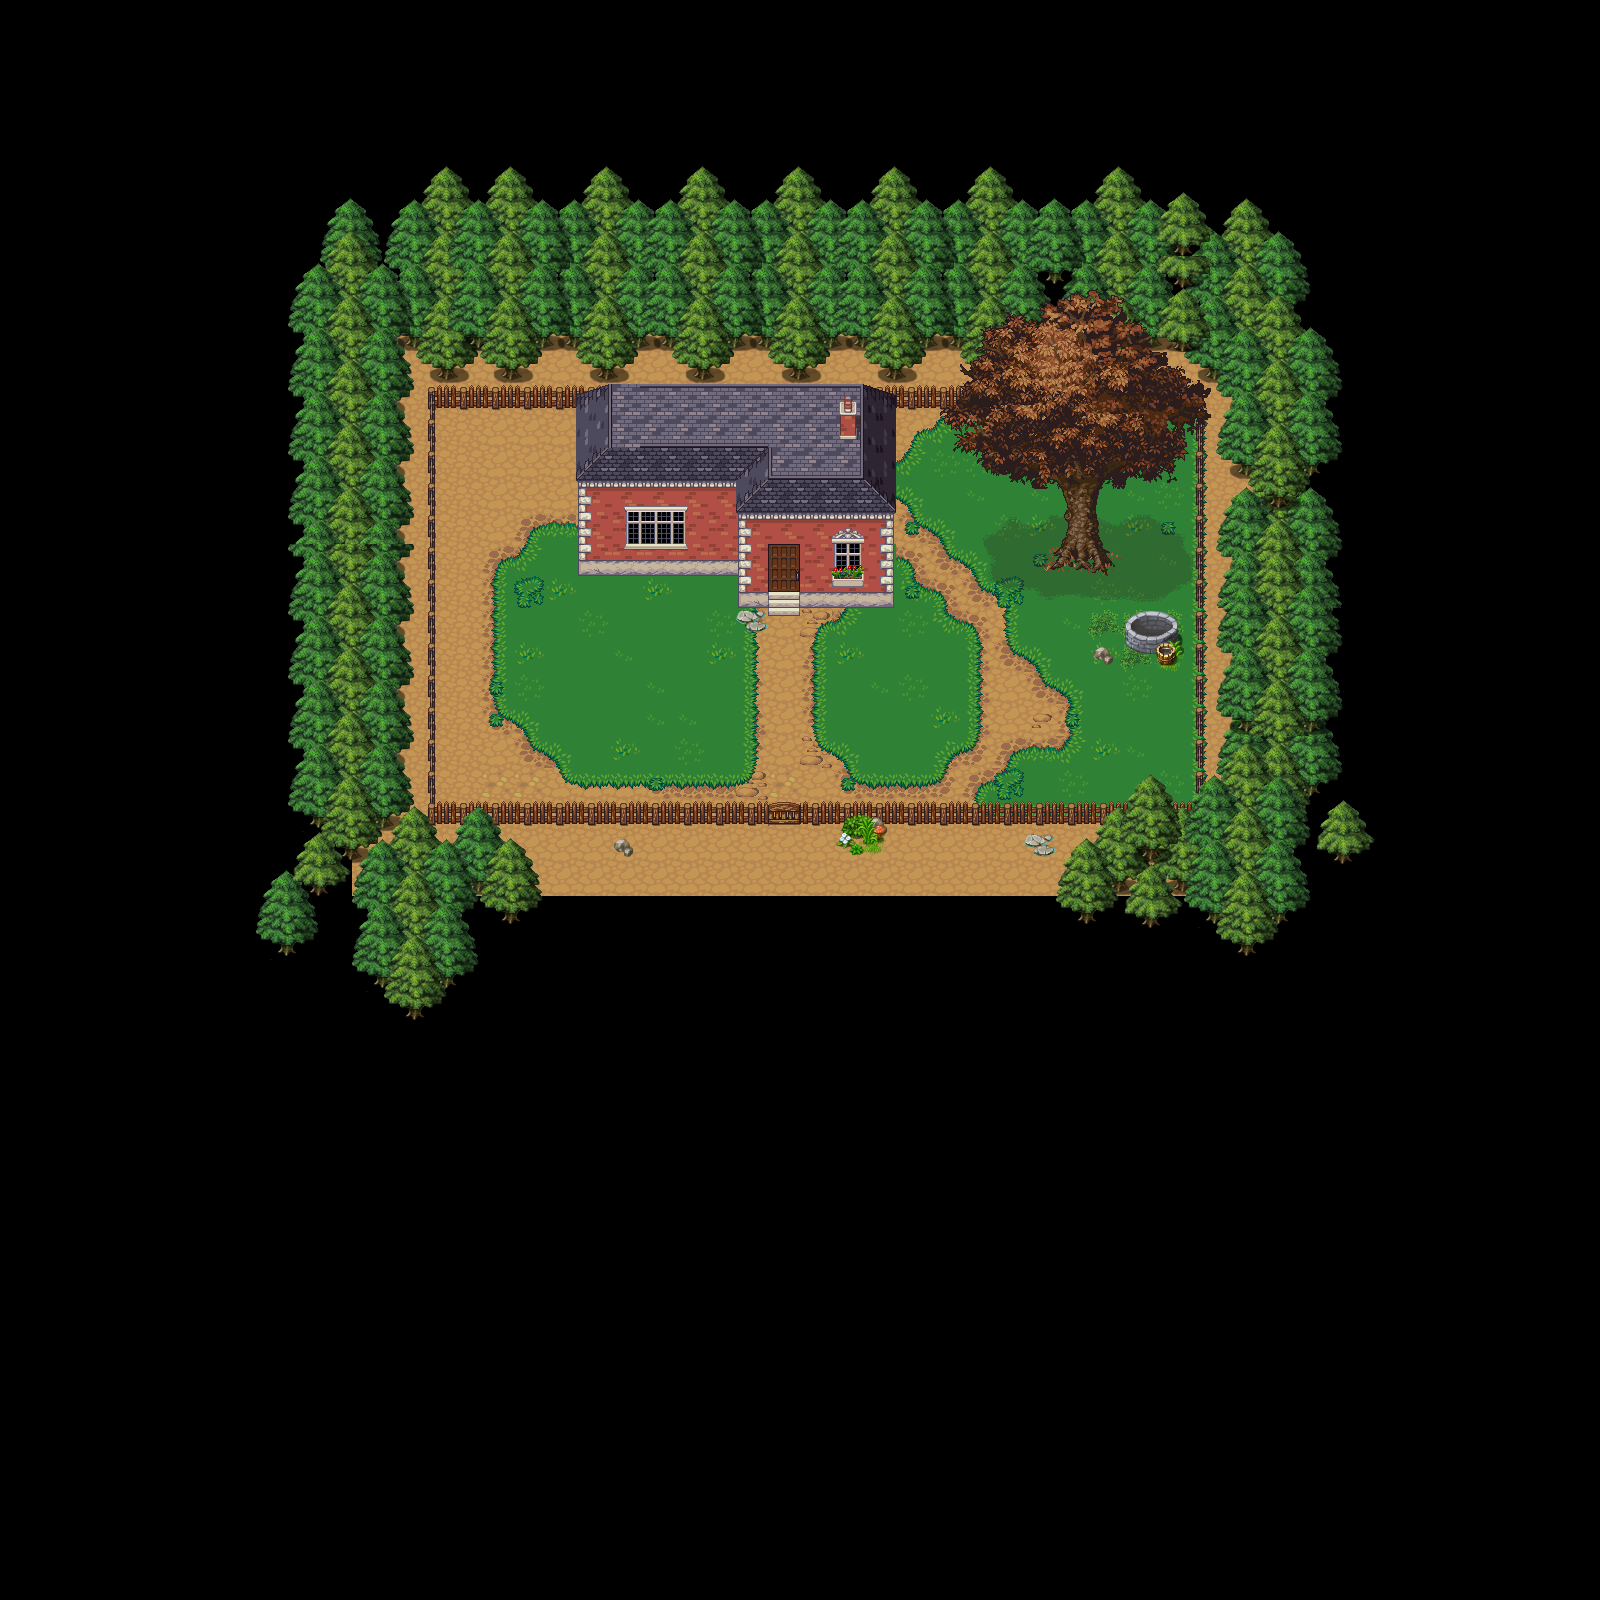

This game map was drawn from its Tiled (.tmx) file and the tilesets committed beside it. A one-line description and the trimmed map source follow:
An orthogonal 50x50 tile map with 32x32 px tiles, 9 tile layers (Ground, GroundTop, Grass, GrassTop, ...), 8 tilesets and 15 objects (Enter).

<map version="1.2" tiledversion="1.2.2" orientation="orthogonal" renderorder="left-down" width="50" height="50" tilewidth="32" tileheight="32" infinite="0" nextlayerid="14" nextobjectid="30">
 <tileset firstgid="1" source="house external.tsx" />
 <tileset firstgid="64" source="dirt.tsx" />
 <tileset firstgid="82" source="grass.tsx" />
 <tileset firstgid="100" source="TreesGreen.tsx" />
 <tileset firstgid="1124" source="TreesDead.tsx" />
 <tileset firstgid="2148" source="windows.tsx" />
 <tileset firstgid="2404" source="../fence_alt.tsx" />
 <tileset firstgid="2422" source="../trees1.tsx" />
 <layer id="2" name="Ground" width="50" height="50">
  <data>[2500 cells, 476 non-empty, 5 distinct tile ids]</data>
 </layer>
 <layer id="9" name="GroundTop" width="50" height="50">
  <data>[2500 cells, 61 non-empty, 14 distinct tile ids]</data>
 </layer>
 <layer id="6" name="Grass" width="50" height="50">
  <data>[2500 cells, 198 non-empty, 16 distinct tile ids]</data>
 </layer>
 <layer id="7" name="GrassTop" width="50" height="50">
  <data>[2500 cells, 129 non-empty, 8 distinct tile ids]</data>
 </layer>
 <layer id="1" name="Walls" width="50" height="50">
  <data>[2500 cells, 30 non-empty, 9 distinct tile ids]</data>
 </layer>
 <layer id="10" name="Bound" width="50" height="50">
  <data>[2500 cells, 74 non-empty, 8 distinct tile ids]</data>
 </layer>
 <layer id="3" name="Roof" width="50" height="50">
  <data>[2500 cells, 35 non-empty, 16 distinct tile ids]</data>
 </layer>
 <layer id="5" name="Tile Layer 5" width="50" height="50">
  <data>[2500 cells, 313 non-empty, 56 distinct tile ids]</data>
 </layer>
 <objectgroup id="12" name="Object Layer 1" offsetx="-15.5" offsety="123">
  <object id="1" x="315.5" y="65" width="138" height="720" />
  <object id="2" x="452.5" y="684" width="938" height="119" />
  <object id="3" x="1205.5" y="73" width="153" height="620" />
  <object id="4" x="455.5" y="68" width="747" height="217" />
  <object id="8" x="1111.5" y="526" width="18" height="15">
   <ellipse />
  </object>
  <object id="21" x="589.5" y="286" width="164" height="167" />
  <object id="22" x="754.5" y="285" width="28" height="198" />
  <object id="23" x="783.5" y="284" width="32" height="135" />
  <object id="24" x="815.5" y="284" width="92" height="199" />
  <object id="25" x="752.5" y="486" width="28" height="24">
   <ellipse />
  </object>
  <object id="26" x="1139.5" y="503" width="55" height="25" />
  <object id="27" x="1174.5" y="526" width="17" height="17" />
  <object id="28" x="1142.5" y="488" width="51" height="11" />
  <object id="29" x="1063.5" y="423" width="70" height="31">
   <ellipse />
  </object>
 </objectgroup>
 <layer id="4" name="Object" width="50" height="50">
  <data>[2500 cells, 385 non-empty, 145 distinct tile ids]</data>
 </layer>
 <objectgroup id="13" name="Enter">
  <object id="14" name="Enter" x="768" y="544" width="31" height="51" />
 </objectgroup>
</map>
